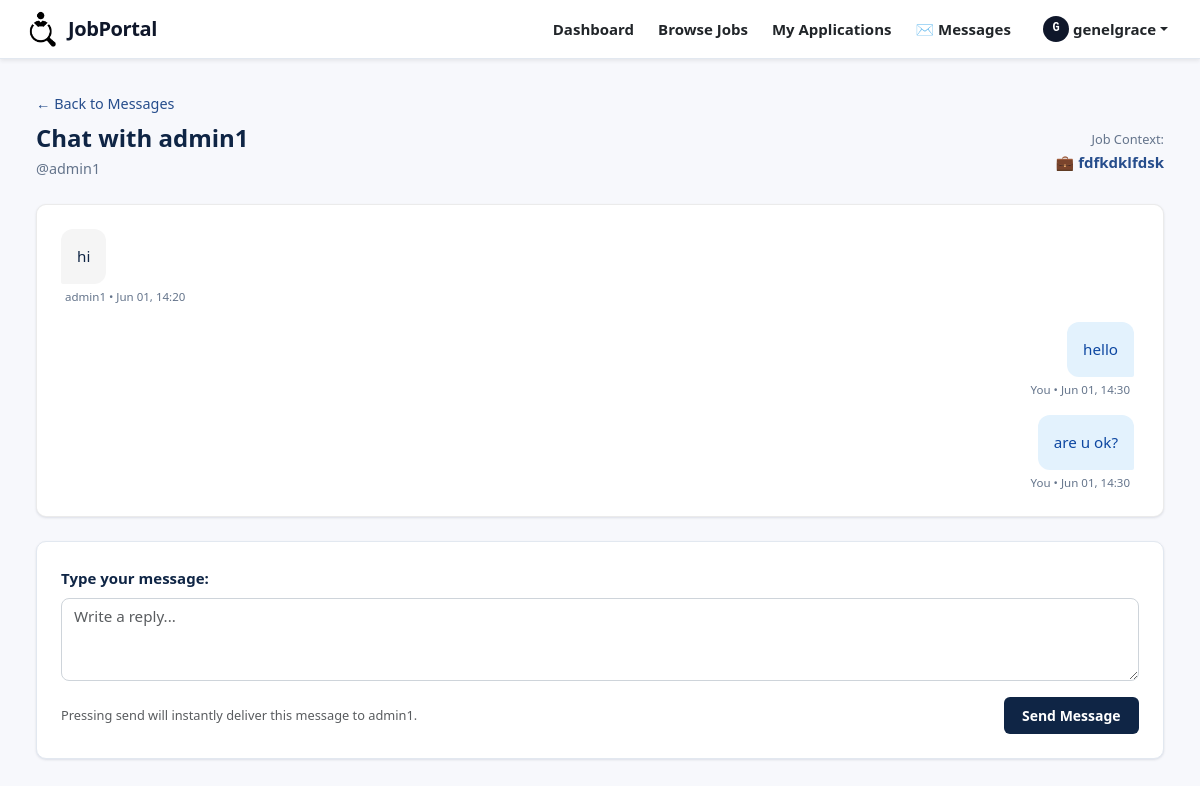
Page /inbox/thread/4/ (signed in) on the committed database.
### job_app/models.py (models this page shows, shortened)
class Job(models.Model):
    title = models.CharField(max_length=200, blank=False, null=False)
    description = models.TextField()
    requirements = models.TextField()
    posted_by = models.ForeignKey(User, on_delete=models.CASCADE)
    posted_date = models.DateTimeField(auto_now_add=True)

class Message(models.Model):
    sender = models.ForeignKey(User, on_delete=models.CASCADE, related_name='sent_messages')
    receiver = models.ForeignKey(User, on_delete=models.CASCADE, related_name='received_messages')
    related_job = models.ForeignKey(Job, on_delete=models.SET_NULL, null=True, blank=True)
    subject = models.CharField(max_length=255, blank=True, default='')
    message_body = models.TextField()
    timestamp = models.DateTimeField(auto_now_add=True)
    is_read = models.BooleanField(default=False)
    parent = models.ForeignKey(
        'self',
        on_delete=models.CASCADE,
        null=True,
        blank=True,
        related_name='replies'
    )

### job_app/views.py (the view)
# urls.py: path('inbox/thread/<int:partner_id>/', views.view_thread, name='view_thread'),
@login_required(login_url='login_user')
def view_thread(request, partner_id):
    user = request.user
    partner = get_object_or_404(User, id=partner_id)
    chat_history = Message.objects.filter(
        (Q(sender=user) & Q(receiver=partner)) |
        (Q(sender=partner) & Q(receiver=user))
    ).select_related('sender', 'receiver', 'related_job').order_by('timestamp')
    chat_history.filter(receiver=user, is_read=False).update(is_read=True)
    latest_msg_with_job = chat_history.exclude(related_job__isnull=True).last()
    related_job = latest_msg_with_job.related_job if latest_msg_with_job else None
    if request.method == 'POST':
        form = ReplyMessageForm(request.POST)
        if form.is_valid():
            Message.objects.create(
                sender=user,
                receiver=partner,
                related_job=related_job,
                subject=latest_msg_with_job.subject if latest_msg_with_job else "Job Portal Chat",
                message_body=form.cleaned_data['message_body'],
                is_read=False,
            )
            messages.success(request, 'Reply sent.')
            return redirect('view_thread', partner_id=partner.id)
    else:
        form = ReplyMessageForm()
    context = {
        'partner': partner,
        'other party': partner,
        'chat_history': chat_history,
        'form': form,
        'related_job': related_job,
    }
    return render(request, 'view_thread.html', context)

### job_app/forms.py
class ReplyMessageForm(forms.Form):
    message_body = forms.CharField(
        widget=Textarea(attrs={'class': 'form-control', 'rows': '4', 'placeholder': 'Write your reply here...'})
    )

### templates/view_thread.html (shortened to what this page needs)
{% extends 'base.html' %}
{% load static %}
{% block content %}
<div class="container-fluid">
    <div class="jp-page-header mb-4">
        <a href="{% url 'inbox' %}" class="jp-link d-inline-flex align-items-center gap-1 mb-2" style="font-size: .9rem;">
            ← Back to Messages
        </a>
        <div class="d-flex justify-content-between align-items-center flex-wrap gap-2">
            <div>
                <h4 class="mb-1" style="color:var(--jp-navy); font-weight: 700;">
                    Chat with {{ partner.get_full_name|default:partner.username }}
                </h4>
                <p class="subtitle mb-0">@{{ partner.username }}</p>
            </div>
            {% if related_job %}
            <div class="text-end">
                <span style="font-size: .8rem; color: var(--jp-text-muted); display: block;">Job Context:</span>
                <a href="{% url 'job_detail' related_job.id %}" class="jp-link" style="font-weight: 600;">
                    💼 {{ related_job.title }}
                </a>
            </div>
            {% endif %}
        </div>
    </div>
    <div class="jp-card mb-4" style="border: 1px solid rgba(0,0,0,.08);">
        <div class="card-body p-4">
            <div style="max-height: 450px; overflow-y: auto; display: flex; flex-direction: column; gap: 1rem; padding-right: 5px;">
                {% for msg in chat_history %}
                    <div class="d-flex flex-column {% if msg.sender == request.user %}align-items-end{% else %}align-items-start{% endif %}">
                        <div class="p-3" style="
                            max-width: 75%;
                            border-radius: 12px;
                            {% if msg.sender == request.user %}
                                background-color: #e3f2fd;
                                color: #0d47a1;
                                border-bottom-right-radius: 2px;
                            {% else %}
                                background-color: #f5f5f5;
                                color: var(--jp-navy);
                                border-bottom-left-radius: 2px;
                            {% endif %}
                        ">
                            <p style="white-space: pre-line; margin: 0; font-size: .95rem; line-height: 1.5;">{{ msg.message_body }}</p>
                        </div>
                        <small style="font-size: .72rem; color: var(--jp-text-muted); margin-top: 3px; padding: 0 4px;">
                            {% if msg.sender == request.user %}You{% else %}{{ msg.sender.username }}{% endif %} • {{ msg.timestamp|date:"M d, H:i" }}
                        </small>
                    </div>
                {% empty %}
                    <div class="jp-empty-state text-center py-5">
                        <span class="empty-icon" style="font-size: 2rem;">💬</span>
                        <p class="text-muted mt-2">No messages in this conversation yet.</p>
                    </div>
                {% endfor %}
            </div>
        </div>
    </div>
    <div class="jp-card mb-4">
        <div class="card-body">
            <form method="POST" action="">
                <div class="mb-3">
                    <label for="{{ form.message_body.id_for_label }}" class="form-label style-label" style="font-weight: 600; color: var(--jp-navy);">
                        Type your message:
                    </label>
                    <textarea name="message_body" id="{{ form.message_body.id_for_label }}" class="form-control" rows="3" placeholder="Write a reply..." required style="border-radius: 8px; border: 1px solid #ced4da; font-size: .95rem;"></textarea>
                </div>
                <div class="d-flex justify-content-between align-items-center flex-wrap gap-2">
                    <span class="text-muted" style="font-size: .8rem;">
                        Pressing send will instantly deliver this message to {{ partner.username }}.
                    </span>
                    <button type="submit" class="jp-btn jp-btn-primary">Send Message</button>
                </div>
            </form>
        </div>
    </div>
</div>
{% endblock %}

### templates/base.html (shortened to what this page needs)
{% load static %}
<!DOCTYPE html>
<html lang="en">
<head>
    <link href="https://cdn.jsdelivr.net/npm/bootstrap@5.3.3/dist/css/bootstrap.min.css" rel="stylesheet">
    <link href="{% static 'css/portal.css' %}" rel="stylesheet">
</head>
<body>
<nav class="navbar navbar-expand-lg navbar-light bg-white shadow-sm" style="border-bottom: 1px solid #e2e8f0; padding: 0.5rem 0;">
    <div class="container-fluid px-4">
        <a class="navbar-brand d-inline-flex align-items-center w-auto p-0 m-0" href="{% url 'landing_view' %}" style="text-decoration: none !important;">
            <img src="{% static 'django_job/logo.png' %}" alt="JobPortal Logo" style="max-height: 36px; width: auto; margin: 0; padding: 0; display: block;">
            <span class="ms-2" style="font-size: 1.25rem; font-weight: 700; color: #0f172a !important; letter-spacing: -0.02em; display: inline-block; line-height: 1;">
                JobPortal
            </span>
        </a>
        <div class="collapse navbar-collapse" id="mainNav">
            <ul class="navbar-nav ms-auto align-items-lg-center gap-2">
                {% if user.is_authenticated %}
                    {% if user.is_staff %}
                        <li class="nav-item"><a class="nav-link text-dark fw-bold" href="{% url 'dashboard' %}">Dashboard</a></li>
                        <li class="nav-item"><a class="nav-link text-dark fw-bold" href="{% url 'post_job' %}">Post Job</a></li>
                        <li class="nav-item"><a class="nav-link text-dark fw-bold" href="{% url 'job_list' %}">Manage Jobs</a></li>
                        <li class="nav-item"><a class="nav-link text-dark fw-bold" href="{% url 'application_list' %}">Applicants</a></li>
                        <li class="nav-item">
                            <a class="nav-link text-dark fw-bold position-relative" href="{% url 'inbox' %}">
                                ✉️ Messages
                            </a>
                        </li>
                    {% else %}
                        <li class="nav-item"><a class="nav-link text-dark fw-bold" href="{% url 'dashboard' %}">Dashboard</a></li>
                        <li class="nav-item"><a class="nav-link text-dark fw-bold" href="{% url 'job_list' %}">Browse Jobs</a></li>
                        <li class="nav-item"><a class="nav-link text-dark fw-bold" href="{% url 'my_applications' %}">My Applications</a></li>
                        <li class="nav-item">
                            <a class="nav-link text-dark fw-bold" href="{% url 'inbox' %}">
                                ✉️ Messages
                            </a>
                        </li>
                    {% endif %}
                    <li class="nav-item dropdown ms-lg-2">
                        <a class="nav-link dropdown-toggle text-dark fw-bold d-flex align-items-center" href="#" data-bs-toggle="dropdown">
                            <span class="avatar-circle me-1" style="width:26px; height:26px; background:#0f172a; color:#fff; border-radius:50%; display:inline-flex; align-items:center; justify-content:center; font-size:0.75rem;">{{ user.username|slice:":1"|upper }}</span>
                            {{ user.username }}
                        </a>
                    </li>
                {% endif %}
            </ul>
        </div>
    </div>
</nav>
<main class="jp-main">
    {% block content %}{% endblock %}
</main>
</body>
</html>

### static/css/portal.css (style rules this page uses)
:root { --jp-navy: #0f2545; --jp-navy-mid: #1a3a6b; --jp-navy-light: #264d8c; --jp-slate: #2d3748; --jp-slate-mid: #4a5568; --jp-slate-light: #718096; --jp-amber: #f59e0b; --jp-amber-light: #fcd34d; --jp-amber-pale: #fef3c7; --jp-green: #10b981; --jp-green-pale: #d1fae5; --jp-red: #ef4444; --jp-red-pale: #fee2e2; --jp-blue: #3b82f6; --jp-blue-pale: #dbeafe; --jp-bg: #f7f8fc; --jp-bg-white: #ffffff; --jp-border: #e2e8f0; --jp-text: #1a202c; --jp-text-muted: #64748b; --jp-shadow-sm: 0 1px 3px rgba(15,37,69,.08), 0 1px 2px rgba(15,37,69,.04); --jp-shadow: 0 4px 12px rgba(15,37,69,.10), 0 2px 4px rgba(15,37,69,.06); --jp-shadow-lg: 0 10px 30px rgba(15,37,69,.14); --jp-radius: 10px; --jp-radius-sm: 6px; --jp-radius-lg: 16px; --jp-font: 'DM Sans', system-ui, sans-serif; --jp-mono: 'DM Mono', monospace; --jp-transition: all .18s ease; }
*, *::before, *::after { box-sizing: border-box; }
html { scroll-behavior: smooth; }
body { font-family: var(--jp-font); font-size: 0.9375rem; line-height: 1.65; color: var(--jp-text); background: var(--jp-bg); -webkit-font-smoothing: antialiased; min-height: 100vh; display: flex; flex-direction: column; }
.avatar-circle { display: inline-flex; align-items: center; justify-content: center; width: 28px; height: 28px; border-radius: 50%; background: var(--jp-amber); color: var(--jp-navy); font-size: .7rem; font-weight: 700; font-family: var(--jp-mono); letter-spacing: -.02em; }
.jp-main { flex: 1; padding: 2rem 1.5rem; }
.jp-page-header { margin-bottom: 2rem; }
.jp-page-header .subtitle { color: var(--jp-text-muted); font-size: .9rem; }
.jp-card { background: var(--jp-bg-white); border: 1px solid var(--jp-border); border-radius: var(--jp-radius); box-shadow: var(--jp-shadow-sm); transition: var(--jp-transition); }
.jp-card .card-body { padding: 1.5rem; }
.jp-btn { font-family: var(--jp-font); font-weight: 600; font-size: .875rem; border-radius: var(--jp-radius-sm); padding: .5rem 1.15rem; border: none; cursor: pointer; transition: var(--jp-transition); display: inline-flex; align-items: center; gap: .4rem; text-decoration: none; line-height: 1.5; }
.jp-btn-primary { background: var(--jp-navy); color: #fff; }
.jp-link { color: var(--jp-navy-light); font-weight: 500; text-decoration: none; }

### rows in the picture
Job: title "fdfkdklfdsk"
Message: message_body "hi", sender.username "admin1", timestamp "Jun 01, 14:20"
Message: message_body "hello", shows "You", timestamp "Jun 01, 14:30"
Message: message_body "are u ok?", shows "You", timestamp "Jun 01, 14:30"

### other values in the picture
{{ user.username|slice:":1"|upper }} "G"
{{ user.username }} "genelgrace"
{{ partner.get_full_name|default:partner.username }} "admin1"
{{ partner.username }} "admin1"
